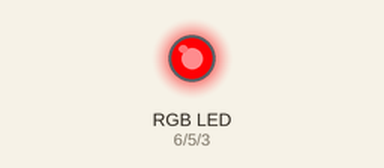
Bench run of a sketch on a simulated Arduino Uno, built with avr-gcc and run on an emulated ATmega328P. On the bench: an RGB LED mixed from three pins (HIGH = lit). Dim RGB values are drawn brighter than linear.

Above: at 0.05 s.
At 0.9 s:
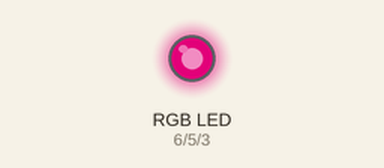
At 1.8 s:
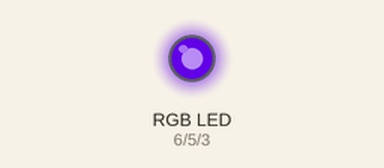
At 3.6 s:
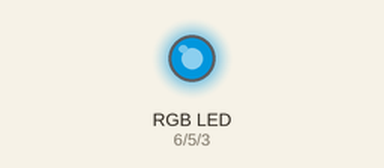
At 5.4 s:
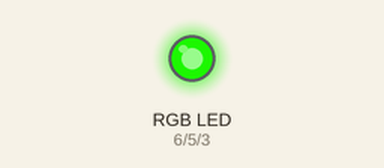
At 7.2 s:
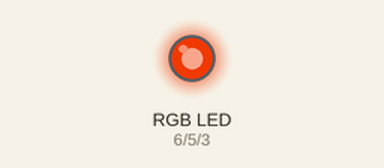
Timing chart, 0 to 10.0 s (numbered marks = the images above):
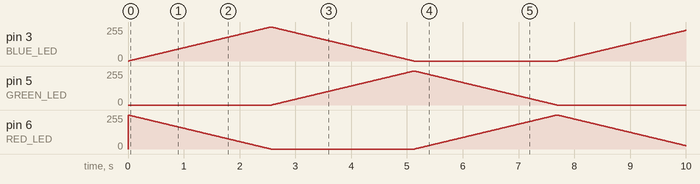

The sketch:

zad3.ino
```cpp
#define GREEN_LED 5
#define RED_LED 6
#define BLUE_LED 3

void setup() {
  pinMode(RED_LED, OUTPUT);
  pinMode(GREEN_LED, OUTPUT);
  pinMode(BLUE_LED, OUTPUT);
}

void loop() {
  for (int i = 0; i <= 255; i++) {
    analogWrite(RED_LED, 255 - i);
    analogWrite(BLUE_LED, i);
    delay(10);
  }

  for (int i = 0; i <= 255; i++)
  {
    analogWrite(BLUE_LED, 255 - i);
    analogWrite(GREEN_LED, i);
    delay(10);
  }

  for (int i = 0; i <= 255; i++) {
    analogWrite(GREEN_LED, 255 - i);
    analogWrite(RED_LED, i);
    delay(10);
  }
}
```
